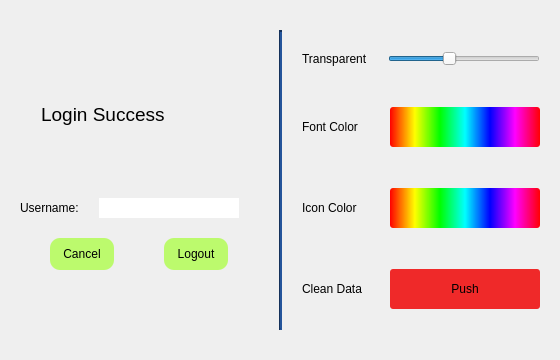
<?xml version="1.0" encoding="UTF-8"?>
<ui version="4.0">
 <class>userInfo</class>
 <widget class="QDialog" name="userInfo">
  <property name="geometry">
   <rect>
    <x>0</x>
    <y>0</y>
    <width>560</width>
    <height>360</height>
   </rect>
  </property>
  <property name="minimumSize">
   <size>
    <width>560</width>
    <height>360</height>
   </size>
  </property>
  <property name="maximumSize">
   <size>
    <width>560</width>
    <height>360</height>
   </size>
  </property>
  <property name="windowTitle">
   <string>Dialog</string>
  </property>
  <layout class="QHBoxLayout" name="horizontalLayout_3">
   <property name="spacing">
    <number>20</number>
   </property>
   <property name="leftMargin">
    <number>20</number>
   </property>
   <property name="topMargin">
    <number>30</number>
   </property>
   <property name="rightMargin">
    <number>20</number>
   </property>
   <property name="bottomMargin">
    <number>30</number>
   </property>
   <item>
    <layout class="QVBoxLayout" name="verticalLayout">
     <property name="spacing">
      <number>20</number>
     </property>
     <property name="topMargin">
      <number>20</number>
     </property>
     <property name="bottomMargin">
      <number>60</number>
     </property>
     <item>
      <widget class="QLabel" name="label">
       <property name="font">
        <font>
         <pointsize>14</pointsize>
        </font>
       </property>
       <property name="text">
        <string>    Login Success</string>
       </property>
      </widget>
     </item>
     <item>
      <layout class="QHBoxLayout" name="horizontalLayout">
       <property name="rightMargin">
        <number>20</number>
       </property>
       <item>
        <widget class="QLabel" name="tip_user">
         <property name="text">
          <string>Username:</string>
         </property>
        </widget>
       </item>
       <item>
        <widget class="QLineEdit" name="username">
         <property name="frame">
          <bool>false</bool>
         </property>
         <property name="readOnly">
          <bool>true</bool>
         </property>
        </widget>
       </item>
      </layout>
     </item>
     <item>
      <layout class="QHBoxLayout" name="horizontalLayout_2">
       <item>
        <widget class="QPushButton" name="cancel">
         <property name="minimumSize">
          <size>
           <width>64</width>
           <height>32</height>
          </size>
         </property>
         <property name="maximumSize">
          <size>
           <width>64</width>
           <height>32</height>
          </size>
         </property>
         <property name="styleSheet">
          <string notr="true">background-color: rgb(188, 250, 109);
border-radius:10px;</string>
         </property>
         <property name="text">
          <string>Cancel</string>
         </property>
        </widget>
       </item>
       <item>
        <widget class="QPushButton" name="logout">
         <property name="minimumSize">
          <size>
           <width>64</width>
           <height>32</height>
          </size>
         </property>
         <property name="maximumSize">
          <size>
           <width>64</width>
           <height>32</height>
          </size>
         </property>
         <property name="styleSheet">
          <string notr="true">background-color: rgb(188, 250, 109);
border-radius:10px;</string>
         </property>
         <property name="text">
          <string>Logout</string>
         </property>
        </widget>
       </item>
      </layout>
     </item>
    </layout>
   </item>
   <item>
    <widget class="Line" name="line">
     <property name="minimumSize">
      <size>
       <width>0</width>
       <height>0</height>
      </size>
     </property>
     <property name="styleSheet">
      <string notr="true">background-color: rgb(32, 74, 135);</string>
     </property>
     <property name="lineWidth">
      <number>2</number>
     </property>
     <property name="orientation">
      <enum>Qt::Vertical</enum>
     </property>
    </widget>
   </item>
   <item>
    <layout class="QVBoxLayout" name="verticalLayout_2">
     <item>
      <layout class="QHBoxLayout" name="horizontalLayout_5">
       <item>
        <widget class="QLabel" name="transparentLabel">
         <property name="text">
          <string>Transparent</string>
         </property>
        </widget>
       </item>
       <item>
        <widget class="QSlider" name="transparent">
         <property name="maximum">
          <number>255</number>
         </property>
         <property name="singleStep">
          <number>5</number>
         </property>
         <property name="pageStep">
          <number>25</number>
         </property>
         <property name="value">
          <number>100</number>
         </property>
         <property name="sliderPosition">
          <number>100</number>
         </property>
         <property name="orientation">
          <enum>Qt::Horizontal</enum>
         </property>
        </widget>
       </item>
      </layout>
     </item>
     <item>
      <layout class="QHBoxLayout" name="horizontalLayout_6">
       <item>
        <widget class="QLabel" name="fontColorLabel">
         <property name="text">
          <string>Font Color</string>
         </property>
        </widget>
       </item>
       <item>
        <widget class="QPushButton" name="chooseFontColor">
         <property name="minimumSize">
          <size>
           <width>150</width>
           <height>40</height>
          </size>
         </property>
         <property name="maximumSize">
          <size>
           <width>150</width>
           <height>16777215</height>
          </size>
         </property>
         <property name="styleSheet">
          <string notr="true">background-color: qlineargradient(spread:pad, x1:0, y1:0, x2:1, y2:0, stop:0 rgba(255, 0, 0, 255), stop:0.166 rgba(255, 255, 0, 255), stop:0.333 rgba(0, 255, 0, 255), stop:0.5 rgba(0, 255, 255, 255), stop:0.666 rgba(0, 0, 255, 255), stop:0.833 rgba(255, 0, 255, 255), stop:1 rgba(255, 0, 0, 255));
border-radius:3px;</string>
         </property>
         <property name="text">
          <string/>
         </property>
        </widget>
       </item>
      </layout>
     </item>
     <item>
      <layout class="QHBoxLayout" name="horizontalLayout_7">
       <item>
        <widget class="QLabel" name="IconColorLabel">
         <property name="text">
          <string>Icon Color</string>
         </property>
        </widget>
       </item>
       <item>
        <widget class="QPushButton" name="chooseIconColor">
         <property name="minimumSize">
          <size>
           <width>150</width>
           <height>40</height>
          </size>
         </property>
         <property name="maximumSize">
          <size>
           <width>150</width>
           <height>16777215</height>
          </size>
         </property>
         <property name="styleSheet">
          <string notr="true">background-color: qlineargradient(spread:pad, x1:0, y1:0, x2:1, y2:0, stop:0 rgba(255, 0, 0, 255), stop:0.166 rgba(255, 255, 0, 255), stop:0.333 rgba(0, 255, 0, 255), stop:0.5 rgba(0, 255, 255, 255), stop:0.666 rgba(0, 0, 255, 255), stop:0.833 rgba(255, 0, 255, 255), stop:1 rgba(255, 0, 0, 255));
border-radius:3px;</string>
         </property>
         <property name="text">
          <string/>
         </property>
        </widget>
       </item>
      </layout>
     </item>
     <item>
      <layout class="QHBoxLayout" name="horizontalLayout_8">
       <item>
        <widget class="QLabel" name="clearDataLabel">
         <property name="text">
          <string>Clean Data</string>
         </property>
        </widget>
       </item>
       <item>
        <widget class="QPushButton" name="clearData">
         <property name="minimumSize">
          <size>
           <width>150</width>
           <height>40</height>
          </size>
         </property>
         <property name="maximumSize">
          <size>
           <width>150</width>
           <height>16777215</height>
          </size>
         </property>
         <property name="styleSheet">
          <string notr="true">background-color: rgb(239, 41, 41);
border-radius:3px;</string>
         </property>
         <property name="text">
          <string>Push</string>
         </property>
        </widget>
       </item>
      </layout>
     </item>
    </layout>
   </item>
  </layout>
 </widget>
 <resources/>
 <connections>
  <connection>
   <sender>logout</sender>
   <signal>clicked()</signal>
   <receiver>userInfo</receiver>
   <slot>accept()</slot>
   <hints>
    <hint type="sourcelabel">
     <x>123</x>
     <y>157</y>
    </hint>
    <hint type="destinationlabel">
     <x>213</x>
     <y>172</y>
    </hint>
   </hints>
  </connection>
 </connections>
</ui>
